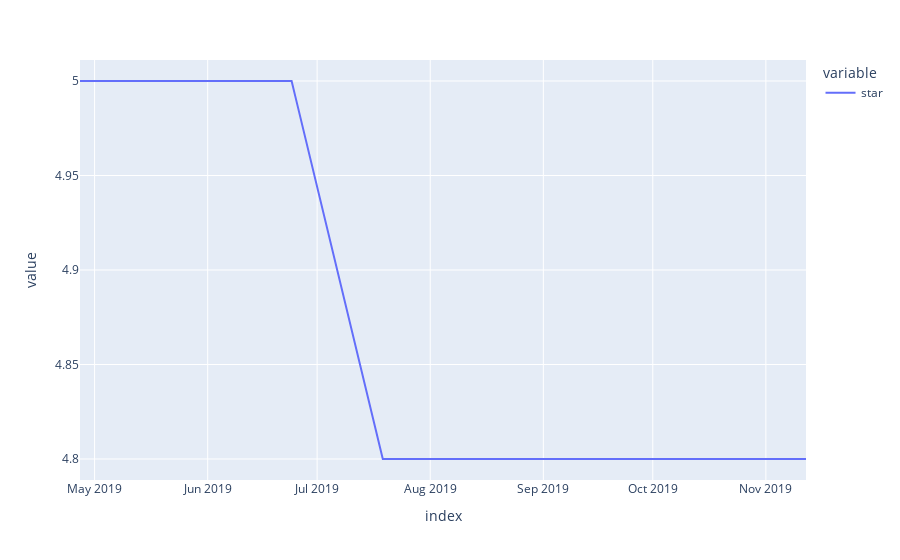

Notebook source saved alongside this figure:
### Code cell
# 看看新的数据图，是不是星级下降的更合理了: (非题目)
star_fig4 = new_df.plot()
star_fig4.show()

### Figure 1 — Plotly figure (JSON) as saved in the notebook; plotly's stock layout.template omitted (floating-point values rounded to 4 significant figures; data arrays with more than 128 entries replaced by an {"elided": "..."} marker saying what was removed)
{"data": [{"hovertemplate": "variable=star<br>index=%{x}<br>value=%{y}<extra></extra>", "legendgroup": "star", "line": {"color": "#636efa", "dash": "solid"}, "mode": "lines", "name": "star", "orientation": "v", "showlegend": true, "type": "scatter", "x": {"elided": "200 str values"}, "xaxis": "x", "y": {"elided": "200 float values"}, "yaxis": "y"}], "layout": {"legend": {"title": {"text": "variable"}, "tracegroupgap": 0}, "margin": {"t": 60}, "xaxis": {"anchor": "y", "domain": [0, 1], "title": {"text": "index"}}, "yaxis": {"anchor": "x", "domain": [0, 1], "title": {"text": "value"}}}}
